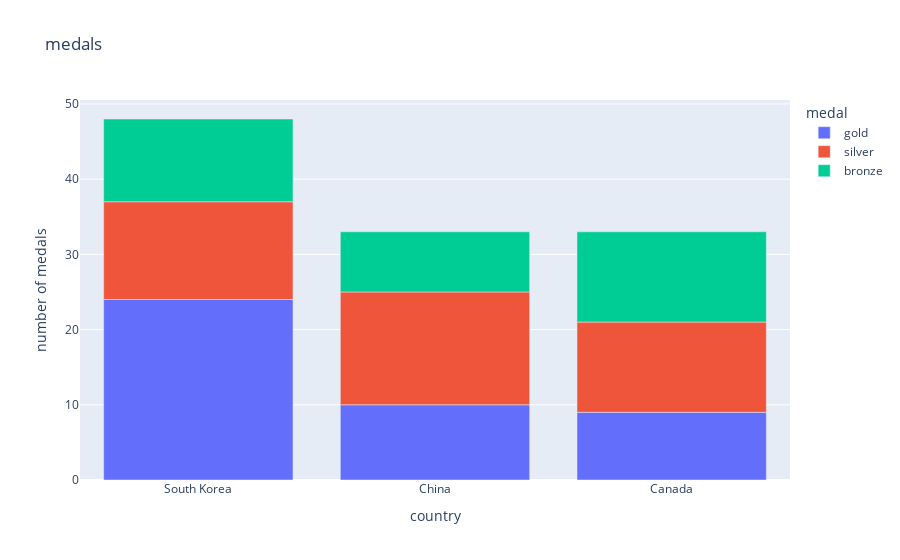

Notebook cell for this chart:
### Code cell
fig = px.bar(data_frame=long_df, x="nation", y="count",color='medal', title="medals",labels={'count':'number of medals','nation':'country'})

fig.show()

### Figure 1 — Plotly figure (JSON) as saved in the notebook; plotly's stock layout.template omitted (floating-point values rounded to 4 significant figures)
{"data": [{"alignmentgroup": "True", "hovertemplate": "medal=gold<br>country=%{x}<br>number of medals=%{y}<extra></extra>", "legendgroup": "gold", "marker": {"color": "#636efa", "pattern": {"shape": ""}}, "name": "gold", "offsetgroup": "gold", "orientation": "v", "showlegend": true, "textposition": "auto", "type": "bar", "x": ["South Korea", "China", "Canada"], "xaxis": "x", "y": [24, 10, 9], "yaxis": "y"}, {"alignmentgroup": "True", "hovertemplate": "medal=silver<br>country=%{x}<br>number of medals=%{y}<extra></extra>", "legendgroup": "silver", "marker": {"color": "#EF553B", "pattern": {"shape": ""}}, "name": "silver", "offsetgroup": "silver", "orientation": "v", "showlegend": true, "textposition": "auto", "type": "bar", "x": ["South Korea", "China", "Canada"], "xaxis": "x", "y": [13, 15, 12], "yaxis": "y"}, {"alignmentgroup": "True", "hovertemplate": "medal=bronze<br>country=%{x}<br>number of medals=%{y}<extra></extra>", "legendgroup": "bronze", "marker": {"color": "#00cc96", "pattern": {"shape": ""}}, "name": "bronze", "offsetgroup": "bronze", "orientation": "v", "showlegend": true, "textposition": "auto", "type": "bar", "x": ["South Korea", "China", "Canada"], "xaxis": "x", "y": [11, 8, 12], "yaxis": "y"}], "layout": {"barmode": "relative", "legend": {"title": {"text": "medal"}, "tracegroupgap": 0}, "title": {"text": "medals"}, "xaxis": {"anchor": "y", "domain": [0, 1], "title": {"text": "country"}}, "yaxis": {"anchor": "x", "domain": [0, 1], "title": {"text": "number of medals"}}}}
